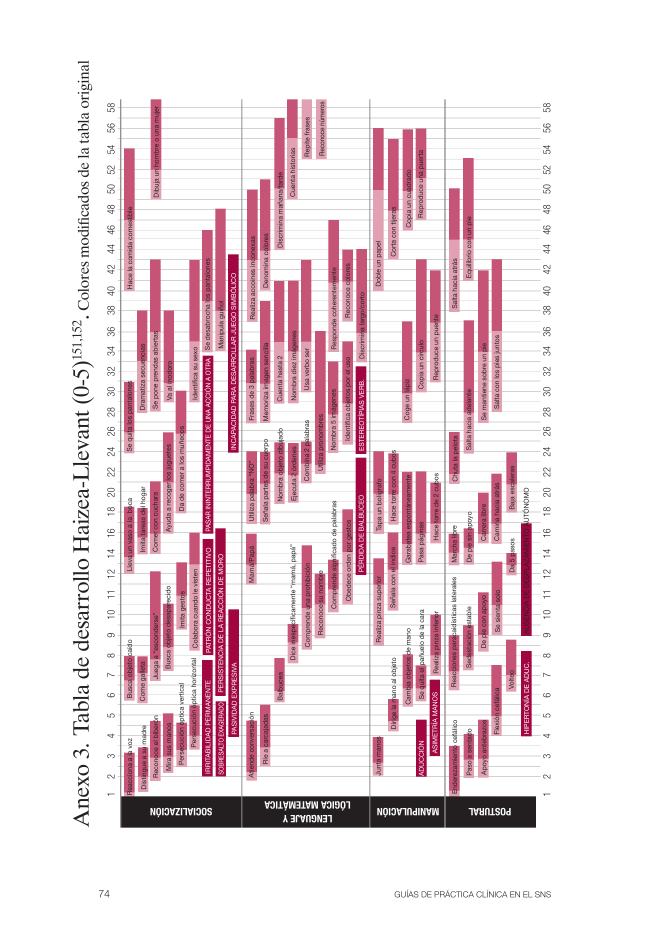
#> input picture tabla_haizea_original.png, 1949 x 2835 px (shown at 1/3 size)
$ python process_table.py
#> lines starting #> are read from the running program, lines starting #| are printed output that depends on the picture
#!/usr/bin/env python3
"""
Script para procesar la tabla oficial de Haizea-Llevant
- Rotar la imagen de vertical a horizontal
- Optimizar para uso web
- Preparar para overlay interactivo
"""

from PIL import Image, ImageEnhance
import os

def process_haizea_table():
    # Cargar imagen original
    print("📥 Cargando tabla original de Haizea-Llevant...")
    original_path = "tabla_haizea_original.png"

    if not os.path.exists(original_path):
        print("❌ No se encontró la imagen original")
        return False

    # Abrir imagen
    img = Image.open(original_path)
#> img is the input picture: PIL image 1949x2835 RGB; mean R, G, B 236.6, 221.1, 225.9
    print(f"📐 Dimensiones originales: {img.size}")
#| 📐 Dimensiones originales: (1949, 2835)

    # Rotar 90 grados (de vertical a horizontal)
    print("🔄 Rotando imagen de vertical a horizontal...")
    img_rotated = img.rotate(90, expand=True)
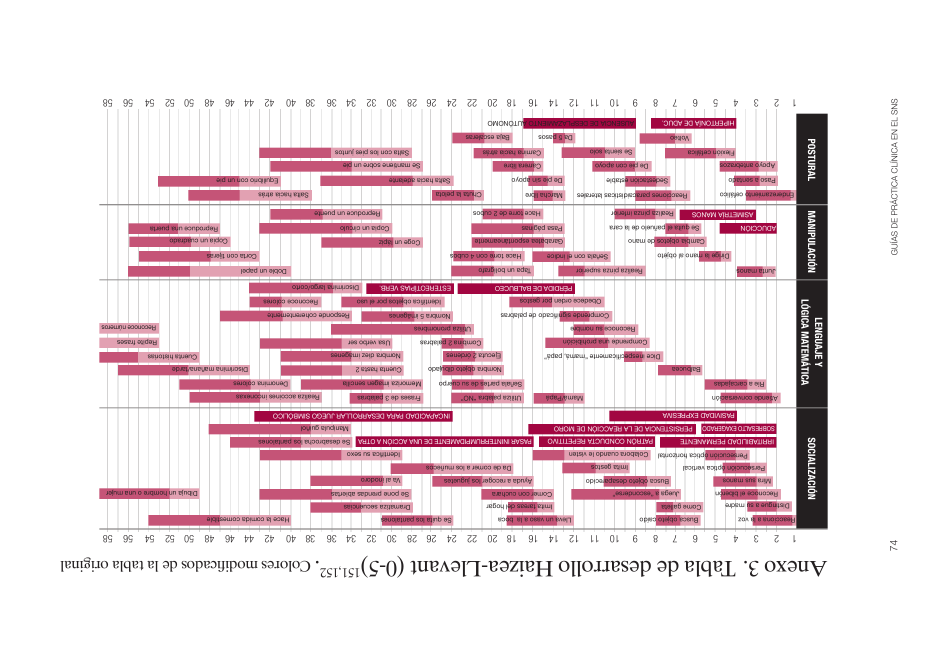
#> img_rotated: PIL image 2835x1949 RGB (shown at 1/3 size); mean R, G, B 236.6, 221.1, 225.9
    print(f"📐 Nuevas dimensiones: {img_rotated.size}")
#| 📐 Nuevas dimensiones: (2835, 1949)

    # Mejorar contraste para mejor legibilidad
    print("✨ Mejorando contraste y brillo...")
    enhancer = ImageEnhance.Contrast(img_rotated)
    img_enhanced = enhancer.enhance(1.2)  # Aumentar contraste 20%
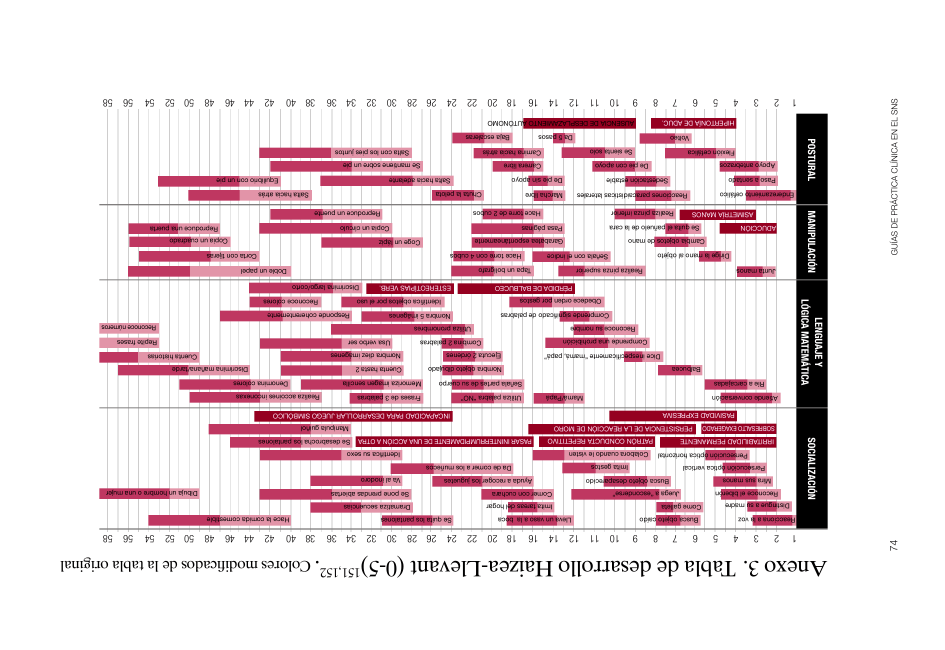
#> img_enhanced: PIL image 2835x1949 RGB (shown at 1/3 size); mean R, G, B 234.2, 216.5, 221.5

    enhancer_brightness = ImageEnhance.Brightness(img_enhanced)
    img_final = enhancer_brightness.enhance(1.1)  # Aumentar brillo 10%

    # Guardar versión optimizada para web
    web_path = "public/tabla_haizea_horizontal.png"
    print(f"💾 Guardando imagen optimizada en: {web_path}")

    # Redimensionar para web (máximo 1200px de ancho manteniendo proporción)
    max_width = 1200
    if img_final.width > max_width:
        ratio = max_width / img_final.width
#> ratio = 0.423
        new_height = int(img_final.height * ratio)
#> new_height = 824
        img_final = img_final.resize((max_width, new_height), Image.Resampling.LANCZOS)
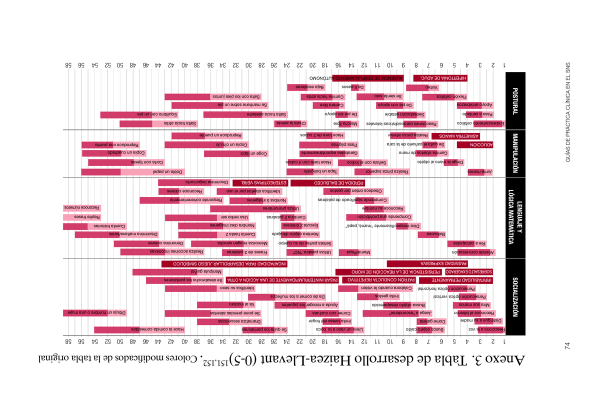
#> img_final: PIL image 1200x824 RGB (shown at 1/2 size); mean R, G, B 237.2, 217.7, 223.1
        print(f"📐 Redimensionado para web: {img_final.size}")
#| 📐 Redimensionado para web: (1200, 824)

    # Guardar con compresión optimizada
    img_final.save(web_path, "PNG", optimize=True, quality=95)

    # Crear también una versión de alta resolución
    hd_path = "public/tabla_haizea_hd.png"
    print(f"💾 Guardando versión HD en: {hd_path}")

    # Para la versión HD, mantener tamaño original pero optimizar
    img_hd = Image.open(original_path).rotate(90, expand=True)
    enhancer_hd = ImageEnhance.Contrast(img_hd)
    img_hd_enhanced = enhancer_hd.enhance(1.2)
    img_hd_enhanced.save(hd_path, "PNG", optimize=True)

    print("✅ Procesamiento completado!")
    print(f"📊 Imagen web: {img_final.size} - {os.path.getsize(web_path)/1024:.1f}KB")
#| 📊 Imagen web: (1200, 824) - 399.4KB
    print(f"📊 Imagen HD: {img_hd.size} - {os.path.getsize(hd_path)/1024:.1f}KB")
#| 📊 Imagen HD: (2835, 1949) - 434.0KB

    return True

if __name__ == "__main__":
    success = process_haizea_table()
    if success:
        print("\n🎯 ¡Tabla de Haizea-Llevant procesada y lista para usar!")
    else:
        print("\n❌ Error procesando la tabla")
